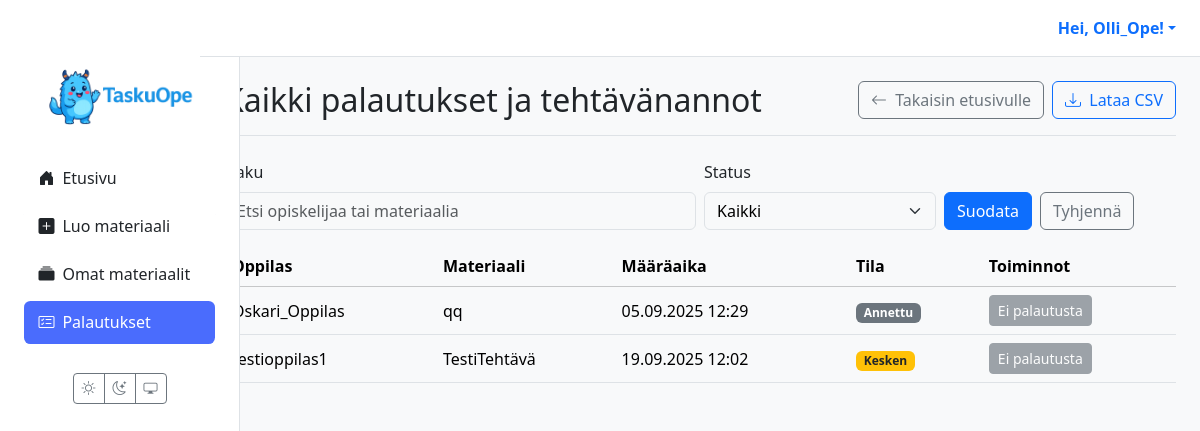
Before: /palautukset/ (signed in) with the older database file.
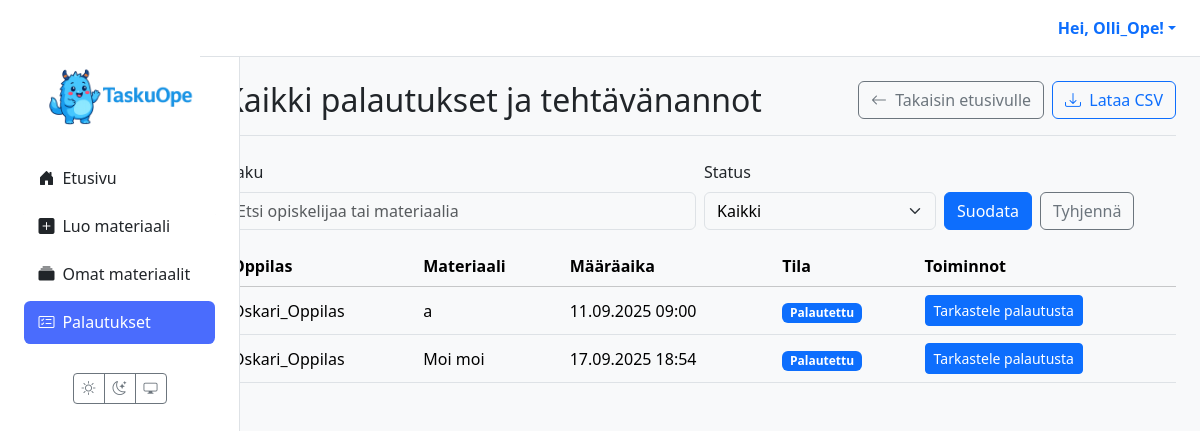
After: the same page with the newer database file.
### materials/models.py (models this page shows, shortened)
class Assignment(models.Model):
    class Status(models.TextChoices):
        ASSIGNED     = "ASSIGNED",     _("Annettu")
        IN_PROGRESS  = "IN_PROGRESS",  _("Kesken")
        SUBMITTED    = "SUBMITTED",    _("Palautettu")
        GRADED       = "GRADED",       _("Arvioitu")
    id = models.UUIDField(primary_key=True, default=uuid.uuid4, editable=False)
    material = models.ForeignKey(
        Material,
        on_delete=models.CASCADE
    )
    student = models.ForeignKey(
        settings.AUTH_USER_MODEL,
        related_name='assignments',
        on_delete=models.CASCADE,
        limit_choices_to={'role': 'STUDENT'}
    )
    assigned_by = models.ForeignKey(
        settings.AUTH_USER_MODEL,
        related_name='assigned_tasks',
        on_delete=models.CASCADE,
        limit_choices_to={'role': 'TEACHER'}
    )
    due_at = models.DateTimeField(null=True, blank=True)
    status = models.CharField(
        max_length=20,
        choices=Status.choices,
        default=Status.ASSIGNED,
    )
    draft_response = models.TextField(blank=True, null=True)
    created_at = models.DateTimeField(auto_now_add=True)
    class Meta:
        constraints = [
            models.UniqueConstraint(
                fields=['material', 'student'],
                name='unique_assignment_per_student'
            ),
        ]
        indexes = [
            models.Index(fields=['status']),
            models.Index(fields=['due_at']),
            models.Index(fields=['student']),
            models.Index(fields=['assigned_by']),
        ]

class Material(models.Model):
    class MaterialType(models.TextChoices):
        TASK = 'tehtävä', 'Tehtävä'
        LEARNING_MATERIAL = 'oppimateriaali', 'Oppimateriaali'
        TEST = 'testi', 'Testi'
        EXAM = 'koe', 'Koe'
        VIDEO = 'video', 'Video'
        GAME = 'peli', 'Peli'
    class Status(models.TextChoices):
        DRAFT = 'DRAFT', 'Draft'
        PENDING_APPROVAL = 'PENDING', 'Pending Approval'
        APPROVED = 'APPROVED', 'Approved'
        REJECTED = 'REJECTED', 'Rejected'
    GRADE_CHOICES = [(str(i), f"{i}. luokka") for i in range(1, 10)]
    id = models.UUIDField(primary_key=True, default=uuid.uuid4, editable=False)
    title = models.CharField(max_length=255)
    content = models.TextField(help_text="The raw content generated by the AI.")
    structured_content = models.JSONField(null=True, blank=True, help_text="Parsed content, e.g., quiz questions.")
    material_type = models.CharField(max_length=50, choices=MaterialType.choices, default=MaterialType.TASK)
    subject = models.CharField(max_length=100, null=True, blank=True)
    grade_level = models.CharField(max_length=20, choices=GRADE_CHOICES, null=True, blank=True)
    audience = models.JSONField(null=True, blank=True, help_text="e.g., {'learning_styles': ['visual'], 'languages': ['en', 'fi']}")
    author = models.ForeignKey(settings.AUTH_USER_MODEL, related_name='authored_materials', on_delete=models.CASCADE, limit_choices_to={'role': 'TEACHER'})
    prompt = models.ForeignKey(Prompt, on_delete=models.SET_NULL, null=True, blank=True)
    status = models.CharField(max_length=50, choices=Status.choices, default=Status.DRAFT)
    version = models.IntegerField(default=1)
    parent = models.ForeignKey('self', on_delete=models.SET_NULL, null=True, blank=True, related_name='versions')
    created_at = models.DateTimeField(auto_now_add=True)
    updated_at = models.DateTimeField(auto_now=True)

### users/models.py (models this page shows)
class CustomUser(AbstractUser):
    class Role(models.TextChoices):
        TEACHER = 'TEACHER', 'Teacher'
        STUDENT = 'STUDENT', 'Student'
    role = models.CharField(max_length=50, choices=Role.choices)

### materials/views.py (the view, shortened to what this page needs)
# urls.py: path("palautukset/", views.view_all_submissions_view, name="view_all_submissions"),
@login_required(login_url='kirjaudu')
def view_all_submissions_view(request):
    if request.user.role != 'TEACHER':
        messages.error(request, "Vain opettajat voivat nähdä tämän sivun.")
        return redirect('dashboard')
    q = (request.GET.get("q") or "").strip()
    st = request.GET.get("status")  # SUBMITTED | GRADED | None
    base = (Assignment.objects
            .filter(assigned_by=request.user)
            .select_related('material', 'student')
            .order_by('-created_at'))
    if st in ("SUBMITTED", "GRADED"):
        base = base.filter(status=st)
    page = Paginator(base, 20).get_page(request.GET.get("page"))
    return render(request, 'assignments/submissions_list.html', {
        'assignments': page,  # paginator page object
        'q': q,
        'status': st or "",
    })

### templates/assignments/submissions_list.html (shortened to what this page needs)
{% extends 'partials/base.html' %}
{% load static %}
{% block content %}
<div class="container-fluid">
<div class="d-flex flex-wrap gap-2 justify-content-between align-items-center mb-4 border-bottom pb-3">
  <h1 class="h2 mb-0">Kaikki palautukset ja tehtävänannot</h1>
  <div class="d-flex gap-2">
    <a href="{% url 'dashboard' %}" class="btn btn-outline-secondary">
      <i class="bi bi-arrow-left me-1"></i> Takaisin etusivulle
    </a>
    <a class="btn btn-outline-primary"
       href="{% url 'export_submissions_csv' %}?q={{ q|urlencode }}&status={{ status|urlencode }}">
       <i class="bi bi-download me-1"></i> Lataa CSV
    </a>
  </div>
</div>
  <form class="row g-2 align-items-end mb-3" method="get" action=".">
    <div class="col-12 col-md-6">
      <label class="form-label">Haku</label>
      <input class="form-control" type="search" name="q" value="{{ q }}" placeholder="Etsi opiskelijaa tai materiaalia">
    </div>
    <div class="col-12 col-md-3">
      <label class="form-label">Status</label>
      <select class="form-select" name="status">
        <option value="" {% if not status %}selected{% endif %}>Kaikki</option>
      </select>
    </div>
    <div class="col-12 col-md-3 d-flex gap-2">
      <button class="btn btn-primary" type="submit">Suodata</button>
      <a class="btn btn-outline-secondary" href=".">Tyhjennä</a>
    </div>
  </form>
  <section class="assignments-list">
    <div class="table-responsive">
      <table class="table table-hover align-middle">
        <thead class="table-light">
          <tr>
            <th scope="col">Oppilas</th>
            <th scope="col">Materiaali</th>
            <th scope="col">Määräaika</th>
            <th scope="col">Tila</th>
            <th scope="col">Toiminnot</th>
          </tr>
        </thead>
        <tbody>
          {% for assignment in assignments %}
          <tr>
            <td>{{ assignment.student.get_full_name|default:assignment.student.username }}</td>
            <td>{{ assignment.material.title }}</td>
            <td>{{ assignment.due_at|date:"d.m.Y H:i"|default:"-" }}</td>
            <td>
              <span class="badge
                {% if assignment.status == 'GRADED' %}bg-success
                {% elif assignment.status == 'SUBMITTED' %}bg-primary
                {% elif assignment.status == 'IN_PROGRESS' %}bg-warning text-dark
                {% else %}bg-secondary{% endif %}">
                {{ assignment.get_status_display }}
              </span>
            </td>
            <td>
              {% with sub=assignment.submissions.last %}
                {% if sub %}
                  <a class="btn btn-sm btn-primary" href="{% url 'grade_submission' submission_id=sub.id %}">
                    Tarkastele palautusta
                  </a>
                {% else %}
                  <button class="btn btn-sm btn-secondary" disabled>Ei palautusta</button>
                {% endif %}
              {% endwith %}
            </td>
          </tr>
          {% empty %}
          <tr>
            <td colspan="5" class="text-center">
              <div class="alert alert-secondary mb-0">Yhtään tehtävää ei ole vielä annettu.</div>
            </td>
          </tr>
          {% endfor %}
        </tbody>
      </table>
    </div>
  </section>
</div>
{% endblock %}

Changed rows visible on the page:
removed Assignment: student.get_full_name "Oskari_Oppilas", material "qq", due_at "05.09.2025 12:29", status "Annettu", shows "Ei palautusta"
removed Assignment: student.get_full_name "testioppilas1", material "TestiTehtävä", due_at "19.09.2025 12:02", status "Kesken", shows "Ei palautusta"
added Assignment: student.get_full_name "Oskari_Oppilas", material "a", due_at "11.09.2025 09:00", status "Palautettu", shows "Tarkastele palautusta"
added Assignment: student.get_full_name "Oskari_Oppilas", material "Moi moi", due_at "17.09.2025 18:54", status "Palautettu", shows "Tarkastele palautusta"
